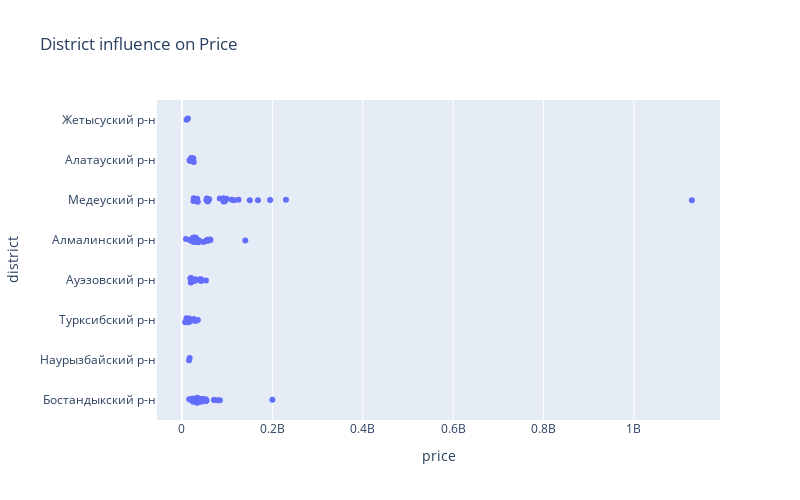

Source (notebook cell):
### Markdown cell above
The histogram above shows the distribution of appartments for sale in different Almaty districts. It is clear that the most popular one is "Бостандыкский", then "Алмалинский" and "Медеуский". The least popular ones are "Наурызбайский" and "Жетысуйский".

### Code cell
fig = px.strip(data, x="price", y="district", width=800, height=500, title="District influence on Price")
fig.show();

### Figure 1 — Plotly figure (JSON) as saved in the notebook; plotly's stock layout.template omitted (floating-point values rounded to 4 significant figures; data arrays with more than 128 entries replaced by an {"elided": "..."} marker saying what was removed)
{"data": [{"alignmentgroup": "True", "boxpoints": "all", "fillcolor": "rgba(255,255,255,0)", "hoveron": "points", "hovertemplate": "price=%{x}<br>district=%{y}<extra></extra>", "legendgroup": "", "line": {"color": "rgba(255,255,255,0)"}, "marker": {"color": "#636efa"}, "name": "", "offsetgroup": "", "orientation": "h", "pointpos": 0, "showlegend": false, "type": "box", "x": {"elided": "143 int values"}, "x0": " ", "xaxis": "x", "y": {"elided": "143 str values"}, "y0": " ", "yaxis": "y"}], "layout": {"boxmode": "group", "height": 500, "legend": {"tracegroupgap": 0}, "title": {"text": "District influence on Price"}, "width": 800, "xaxis": {"anchor": "y", "domain": [0, 1], "title": {"text": "price"}}, "yaxis": {"anchor": "x", "domain": [0, 1], "title": {"text": "district"}}}}
